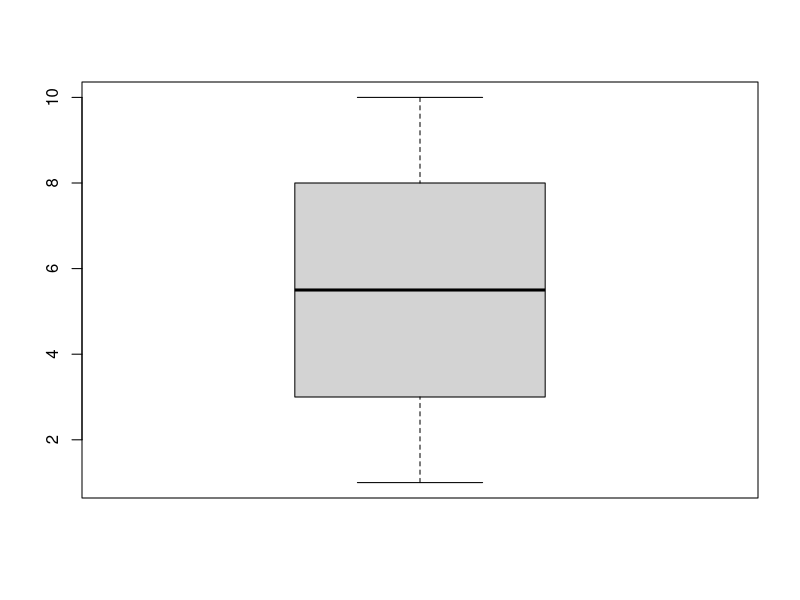
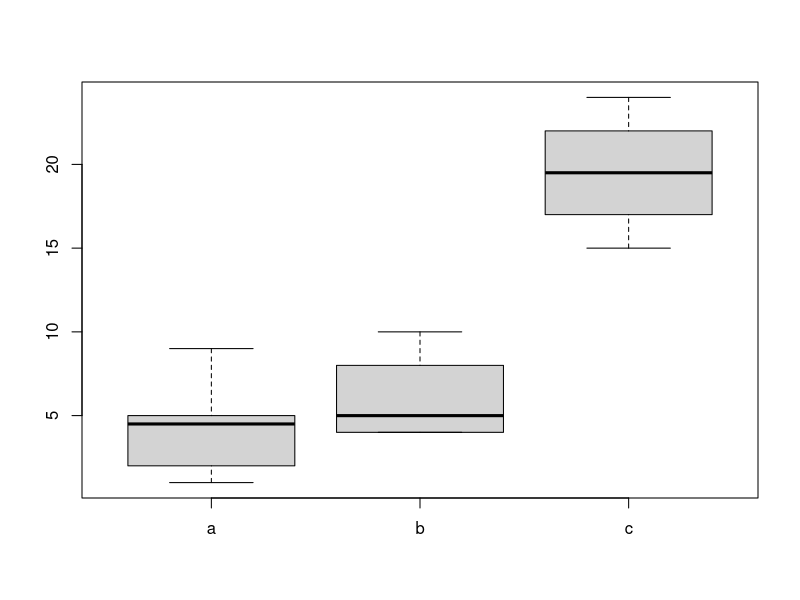
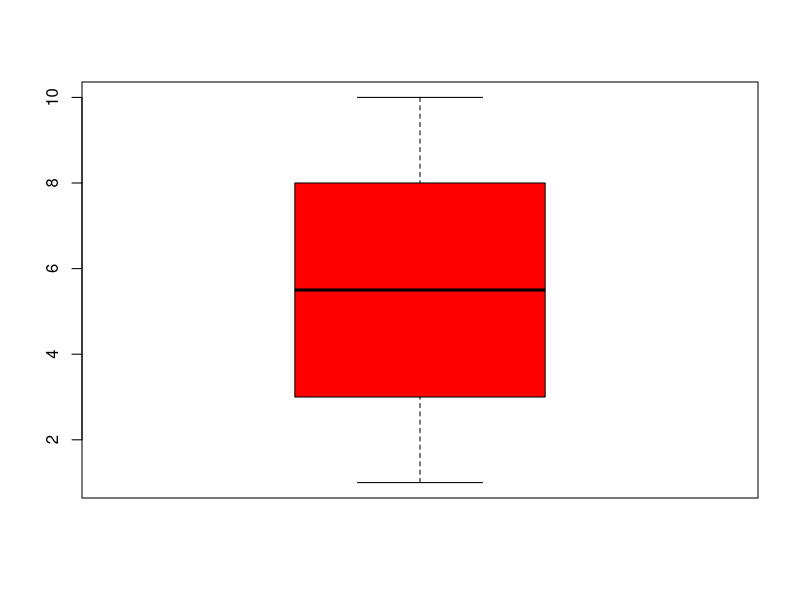
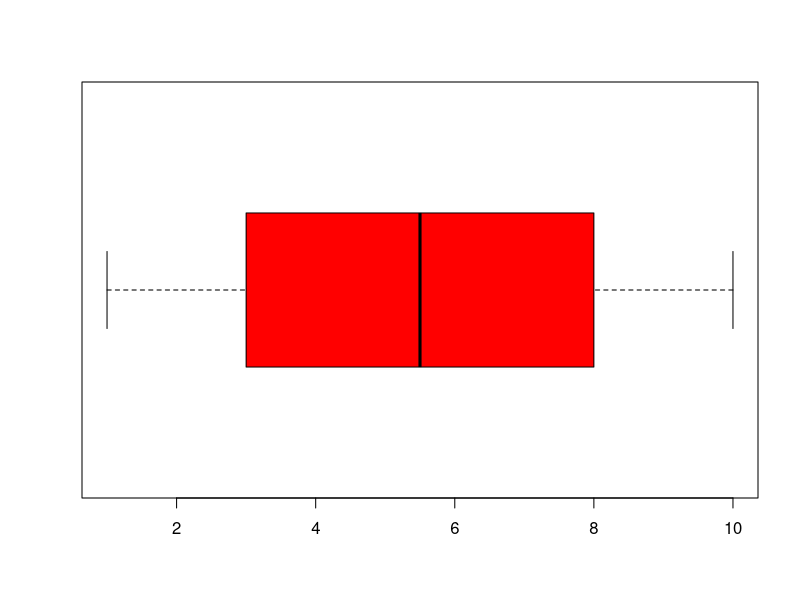
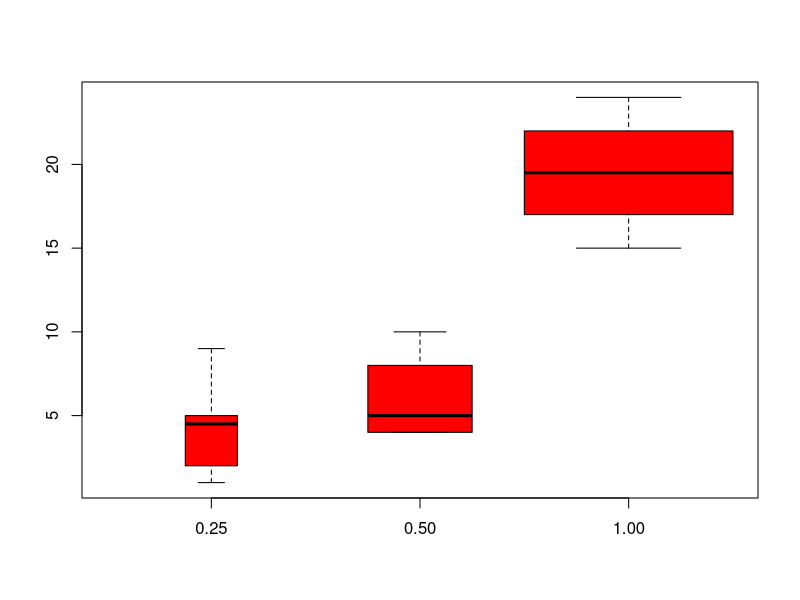
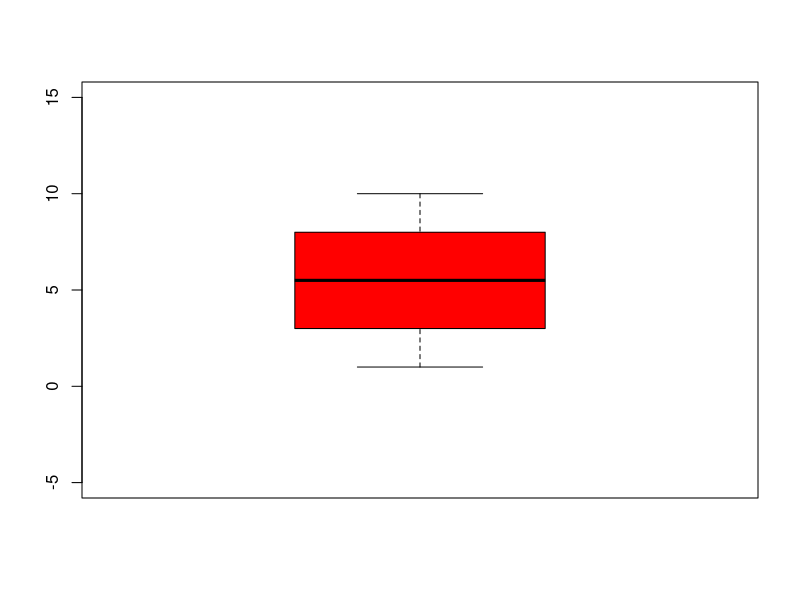
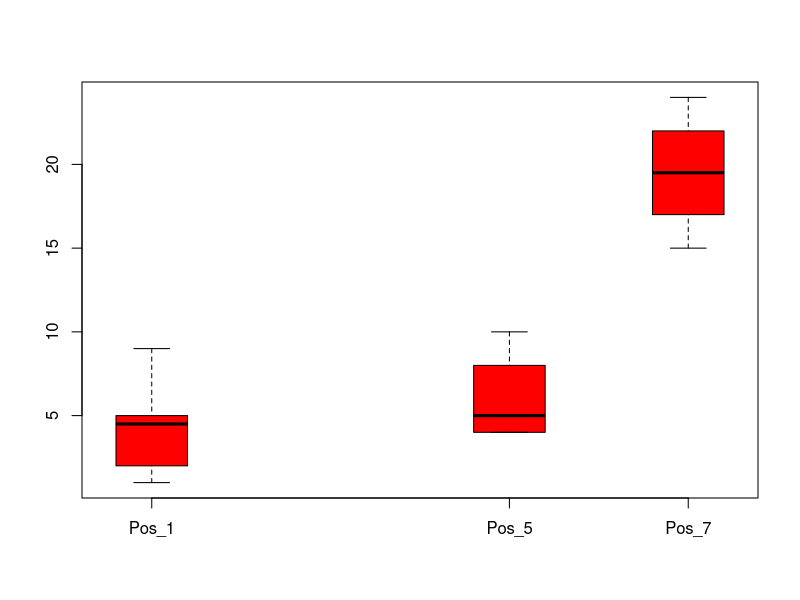
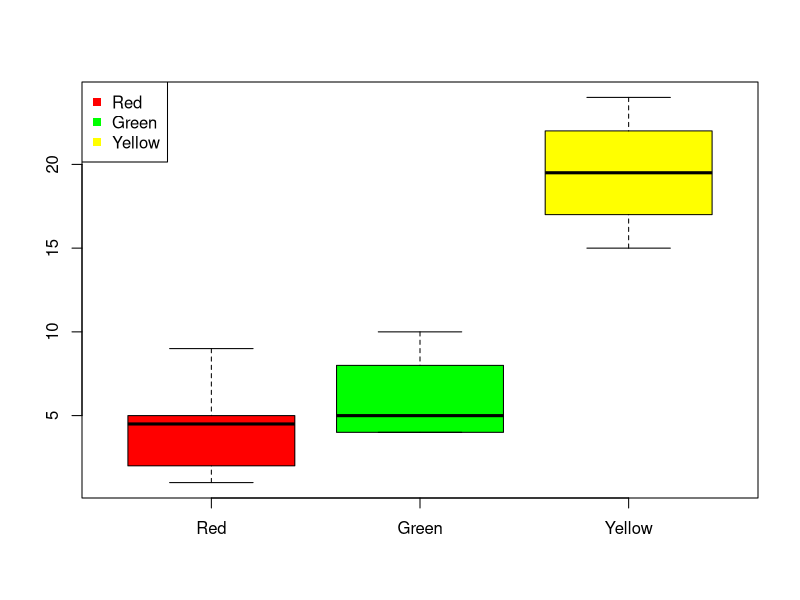

Write R code to recreate these figures, in order.
### boxplot



# one boxplot

example.data <- c(1:10)
boxplot(example.data)


# several boxplots next to each other

example.data <- setNames(data.frame(c(1,2,2,3,4,5,5,5,6,9), c(4,4,4,4,5,5,6,8,9,10), c(15:24)), c("a", "b", "c"))
boxplot(example.data)



# colored

example.data <- c(1:10)
boxplot(example.data, col = "red")


# horizontal

example.data <- c(1:10)
boxplot(example.data, col = "red", horizontal = T)



# boxwidth
example.data <- setNames(data.frame(c(1,2,2,3,4,5,5,5,6,9), c(4,4,4,4,5,5,6,8,9,10), c(15:24)), c("0.25", "0.50", "1.00"))
boxplot(example.data, col = "red", boxwex = c(0.25, 0.5, 1))


# y-axis hight

example.data <- c(1:10)
boxplot(example.data, col = "red", ylim = c(-5, 15))



# position on x-axis

example.data <- setNames(data.frame(c(1,2,2,3,4,5,5,5,6,9), c(4,4,4,4,5,5,6,8,9,10), c(15:24)), c("Pos_1", "Pos_5", "Pos_7"))
boxplot(example.data, col = "red", at = c(1,5,7))


# legend

example.data <- setNames(data.frame(c(1,2,2,3,4,5,5,5,6,9), c(4,4,4,4,5,5,6,8,9,10), c(15:24)),  c("Red", "Green", "Yellow"))
boxplot(example.data, col = c("red", "green", "yellow"))

legend('topleft', c("Red", "Green", "Yellow"), col = c("red", "green", "yellow"), pch = c(15, 15, 15))



# add another boxplot later

example.data <- setNames(data.frame(c(1,2,2,3,4,5,5,5,6,9), c(4,4,4,4,5,5,6,8,9,10), c(15:24)), c(1,2,3))
boxplot(example.data[,1:2], col = c("red", "green"), at = c(1,3), xlim = c(0.5,5.5), ylim = c(0,25), boxwex = 1)

boxplot(example.data[,c(3)], col = c("yellow"), add = T, at = 5, boxwex = 2)  # <- add a new boxplot




